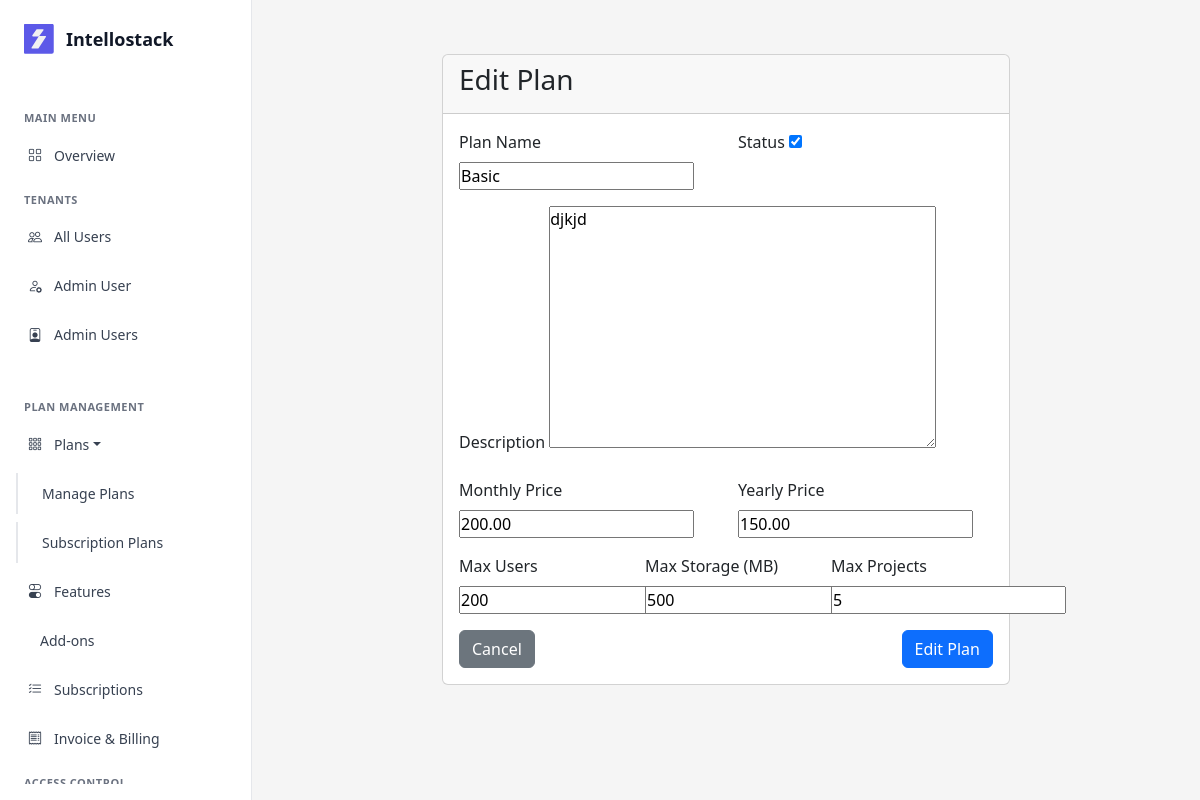
Screenshot of /plans/1/edit/ (signed in) with the database file from the repository.
### saas/models/plan.py (models this page shows, shortened)
class Plan(models.Model):
    name = models.CharField(max_length=100, unique=True)
    description = models.TextField(blank=True)
    price_monthly = models.DecimalField(max_digits=10, decimal_places=2)
    price_yearly = models.DecimalField(max_digits=10, decimal_places=2)
    max_users = models.IntegerField()
    max_storage_mb = models.IntegerField()
    max_projects = models.IntegerField()
    status = models.BooleanField(default=True)
    created_at = models.DateTimeField(auto_now_add=True)
    updated_at = models.DateTimeField(auto_now=True)
    class Meta:
        db_table = 'plans'
        ordering = ['price_monthly']

### saas/views/plan_views.py (the view)
# urls.py: path('<int:plan_id>/edit/', plan_edit, name='plan_edit'),
@login_required(login_url='auth:login')
def plan_edit(request, plan_id):
    if not is_super_admin(request.user):
        messages.error(request, 'You do not have permission to edit plans.')
        return redirect('dashboard')
    plan = get_object_or_404(Plan, id=plan_id)
    if request.method == 'POST':
        form = PlanForm(request.POST, instance=plan)
        if form.is_valid():
            plan = form.save()
            messages.success(request, f'Plan "{plan.name}" updated successfully!')
            return redirect('plans:plan_list')
    else:
        form = PlanForm(instance=plan)
    context = {
        'form': form,
        'plan': plan,
        'page_title': 'Edit Plan',
    }
    return render(request, 'plans/plan_form.html', context)

### saas/forms/plan_forms.py
class PlanForm(forms.ModelForm):
    class Meta:
        model = Plan
        fields = ['name', 'description', 'price_monthly', 'price_yearly', 'max_users', 'max_storage_mb', 'max_projects', 'status']

### saas/auth_backend.py (called while the page is built)
    def get_user(self, user_id):
        try:
            return User.objects.get(pk=user_id)
        except User.DoesNotExist:
            return None

### saas/context_processors.py (called while the page is built)
def users_and_roles(request):
    users = CustomUser.objects.select_related('role').all()
    roles = Role.objects.prefetch_related('users').all()
    payments = PaymentTransaction.objects.select_related('tenant').all()[:5]
    return {
        'users': users,
        'roles': roles,
        'payments': payments,
    }

### saas/views/plan_views.py (called while the page is built)
def is_super_admin(user):
    return user.is_superuser or user.is_staff

### saas/templates/plans/plan_form.html (shortened to what this page needs)
{% extends 'base.html' %}
{% load static %}
{% block content %}
<div class="container mt-4">
    <div class="row justify-content-center">
        <div class="col-md-8">
            <div class="card">
                <div class="card-header">
                    <h3>{{ page_title }}</h3>
                </div>
                <div class="card-body">
                    <form method="post">
                        <div class="row">
                            <div class="col-md-6">
                                <div class="mb-3">
                                    <label for="{{ form.name.id_for_label }}" class="form-label">Plan Name</label>
                                    {{ form.name }}
                                </div>
                            </div>
                            <div class="col-md-6">
                                <div class="mb-3">
                                    <label for="{{ form.status.id_for_label }}" class="form-label">Status</label>
                                    {{ form.status }}
                                </div>
                            </div>
                        </div>
                        <div class="mb-3">
                            <label for="{{ form.description.id_for_label }}" class="form-label">Description</label>
                            {{ form.description }}
                        </div>
                        <div class="row">
                            <div class="col-md-6">
                                <div class="mb-3">
                                    <label for="{{ form.price_monthly.id_for_label }}" class="form-label">Monthly
                                        Price</label>
                                    {{ form.price_monthly }}
                                </div>
                            </div>
                            <div class="col-md-6">
                                <div class="mb-3">
                                    <label for="{{ form.price_yearly.id_for_label }}" class="form-label">Yearly
                                        Price</label>
                                    {{ form.price_yearly }}
                                </div>
                            </div>
                        </div>
                        <div class="row">
                            <div class="col-md-4">
                                <div class="mb-3">
                                    <label for="{{ form.max_users.id_for_label }}" class="form-label">Max Users</label>
                                    {{ form.max_users }}
                                </div>
                            </div>
                            <div class="col-md-4">
                                <div class="mb-3">
                                    <label for="{{ form.max_storage_mb.id_for_label }}" class="form-label">Max Storage
                                        (MB)</label>
                                    {{ form.max_storage_mb }}
                                </div>
                            </div>
                            <div class="col-md-4">
                                <div class="mb-3">
                                    <label for="{{ form.max_projects.id_for_label }}" class="form-label">Max
                                        Projects</label>
                                    {{ form.max_projects }}
                                </div>
                            </div>
                        </div>
                        <div class="d-flex justify-content-between">
                            <a href="{% url 'plans:plan_list' %}" class="btn btn-secondary">Cancel</a>
                            <button type="submit" class="btn btn-primary">{{ page_title }}</button>
                        </div>
                    </form>
                </div>
            </div>
        </div>
    </div>
</div>
{% endblock %}

### saas/templates/base.html (style rules this page uses)
:root { --Base-Color-White: #FFF; --Grey-Grey-200: #E5E7EB; --Grey-Grey-500: #6B7280; --Grey-Grey-700: #374151; --Grey-Grey-900: #111827; }
* { margin: 0; padding: 0; box-sizing: border-box; }
body { font-family: 'Segoe UI', Tahoma, Geneva, Verdana, sans-serif; background-color: #f5f5f5; overflow-x: hidden; }

### rows the page displays
Plan: name "Basic", status "☑", description "djkjd", price_monthly "200.00", price_yearly "150.00", max_users "200", max_storage_mb "500", max_projects "5"

### other values shown
{{ page_title }} "Edit Plan"
